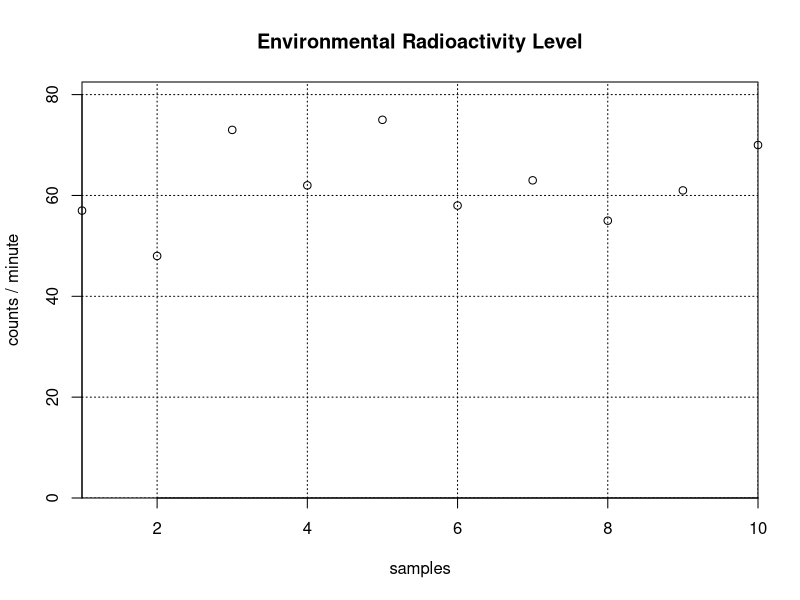
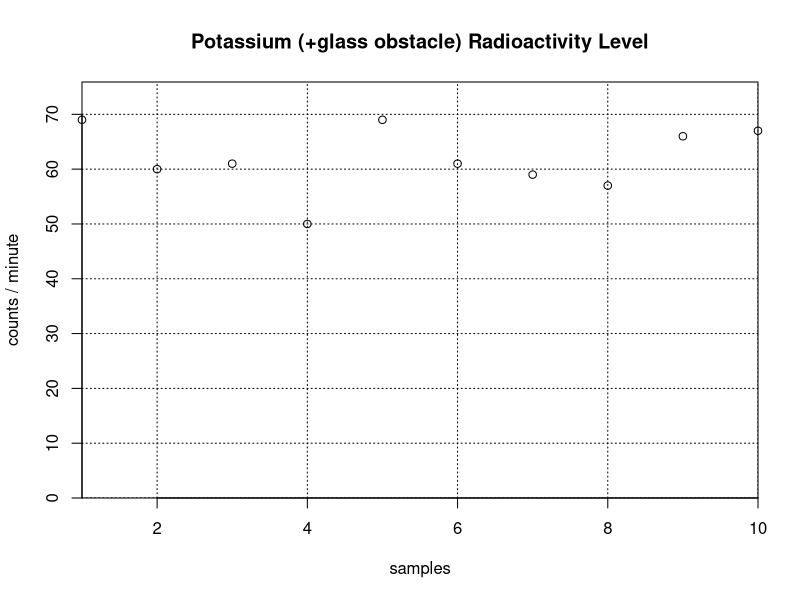
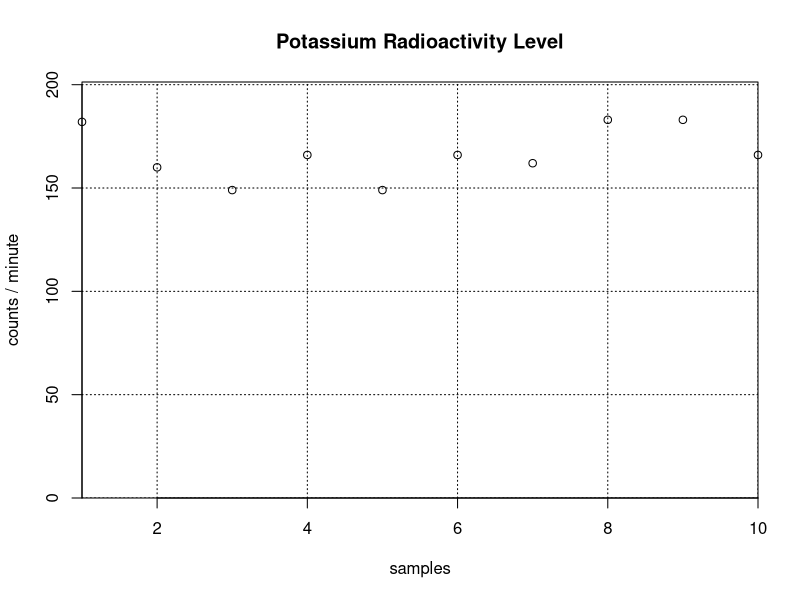
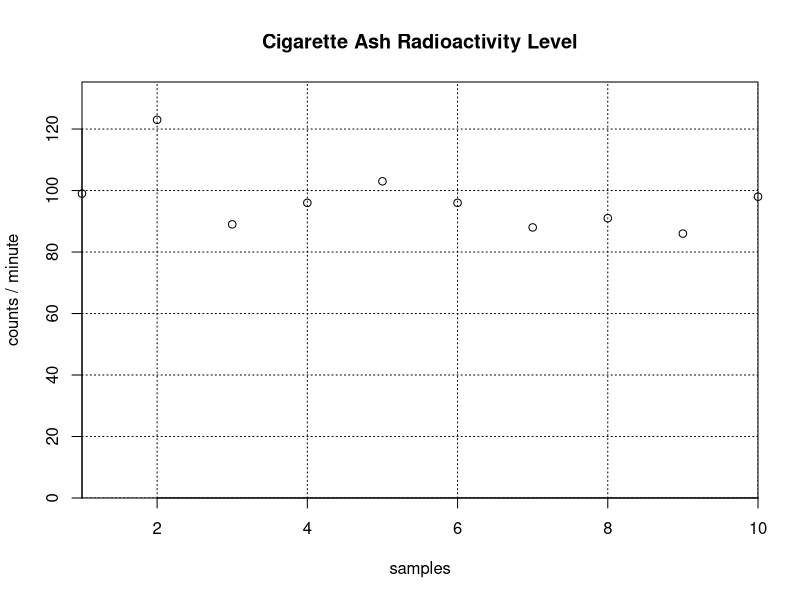
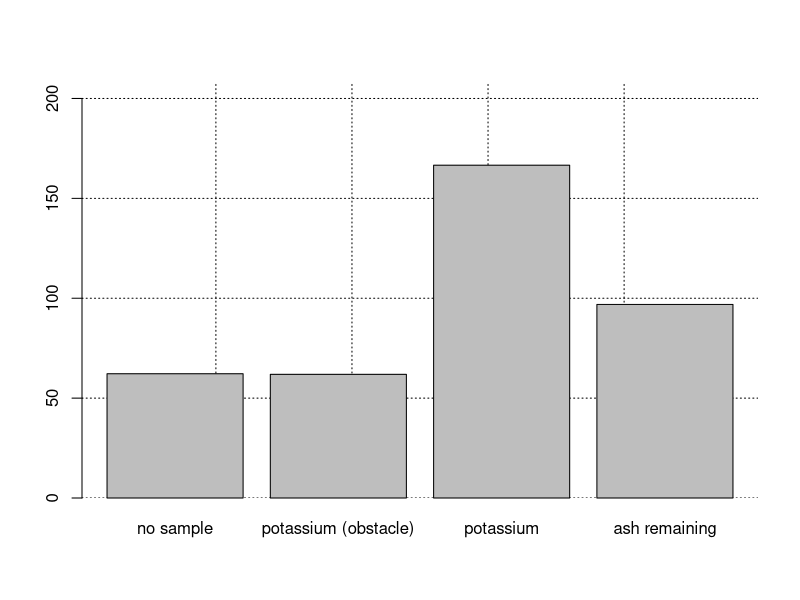

These figures' R source, in order:


sprintf("Environmental radiation level")
samples1 <- c(57, 48, 73, 62, 75, 58, 63, 55, 61, 70)
m1 <- mean(samples1)
sprintf("   Mean: %f", m1)
sprintf("   Standard deviation: %f", sd(samples1))
sprintf("")


sprintf("Potassium in a Petri dish on the sensor")
samples2 <- c(69, 60, 61, 50, 69, 61, 59, 57, 66, 67)
m2 <- mean(samples2)
sprintf("   Mean: %f", m2)
sprintf("   Standard deviation: %f", sd(samples2))
sprintf("")


sprintf("Potassium in a Petri dish under the sensor")
samples3 <- c(182, 160, 149, 166, 149, 166, 162, 183, 183, 166)
m3 <- mean(samples3)
sprintf("   Mean: %f", m3)
sprintf("   Standard deviation: %f", sd(samples3))
sprintf("")

sprintf("Ashes on the sensor")
samples4 <- c(99, 123, 89, 96, 103, 96, 88, 91, 86, 98)
m4 <- mean(samples4)
sprintf("   Mean: %f", m4)
sprintf("   Standard deviation: %f", sd(samples4))
sprintf("")



#--

png(filename="EnvRadiactivityGraph.png", height=500, width=800, bg="white")

graphData <- samples1

plot(x=c(1:length(graphData)), y=graphData, main="Environmental Radioactivity Level", xlab="samples", type="p",xaxs = "i",yaxs="i",
    ylab="counts / minute",  ylim=c(0, 1.1*max(graphData)), xpd=TRUE)
grid(col="black")

#---

png(filename="PotassiumObstacleRadiactivityGraph.png", height=500, width=800, bg="white")

graphData <- samples2

plot(x=c(1:length(graphData)), y=graphData, main="Potassium (+glass obstacle) Radioactivity Level", xlab="samples", type="p",xaxs = "i",yaxs="i",
    ylab="counts / minute",  ylim=c(0, 1.1*max(graphData)), xpd=TRUE)
grid(col="black")

#---

png(filename="PotassiumRadiactivityGraph.png", height=500, width=800, bg="white")

graphData <- samples3

plot(x=c(1:length(graphData)), y=graphData, main="Potassium Radioactivity Level", xlab="samples", type="p",xaxs = "i",yaxs="i",
    ylab="counts / minute",  ylim=c(0, 1.1*max(graphData)), xpd=TRUE)
grid(col="black")

#---

png(filename="AshRadiactivityGraph.png", height=500, width=800, bg="white")

graphData <- samples4

plot(x=c(1:length(graphData)), y=graphData, main="Cigarette Ash Radioactivity Level", xlab="samples", type="p",xaxs = "i",yaxs="i",
    ylab="counts / minute",  ylim=c(0, 1.1*max(graphData)), xpd=TRUE)
grid(col="black")


png(filename="RadiactivityGraph.png", height=500, width=800, bg="white")

graphData <- c(m1, m2, m3, m4)
barplot(rep(NA,length(graphData)),ylim=c(0, 1.25*max(graphData)),axes=FALSE)
grid(col="black")
barplot(graphData, main="Comparation Radioactivity Level", xlab="", add=T,
    ylab="counts / minute",  ylim=c(0, 1.25*max(graphData)), xpd=TRUE,
	names.arg=c("no sample", "potassium (obstacle)", "potassium", "ash remaining"))

warnings()